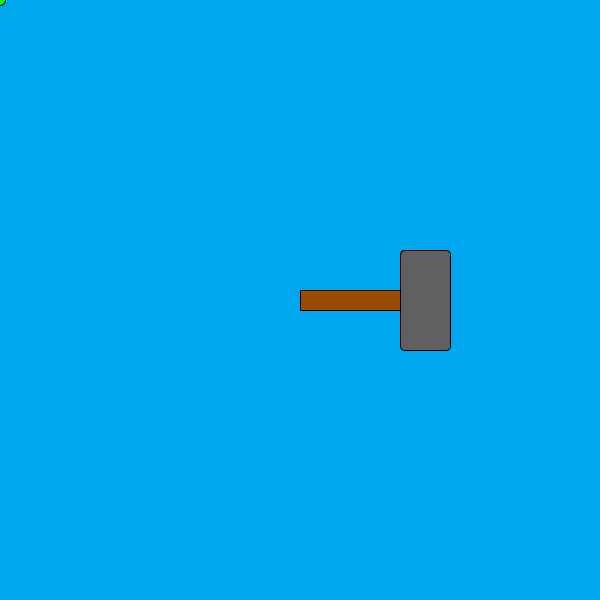
Frame 1 (no input)
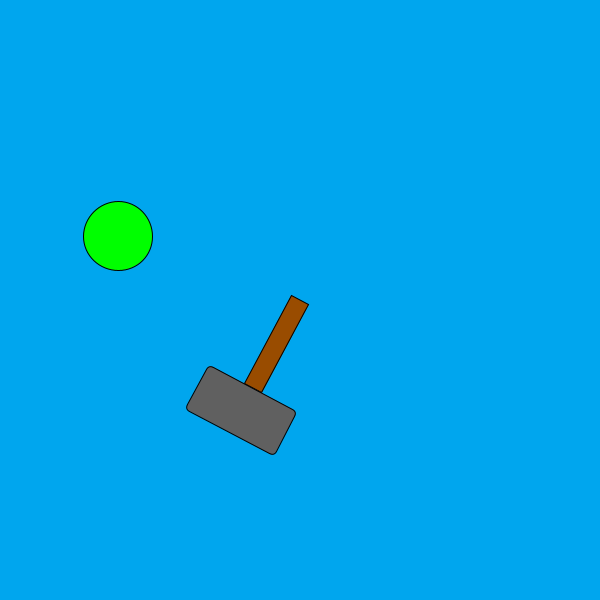
Frame 60 (the mouse pressed at the canvas centre just before this capture)
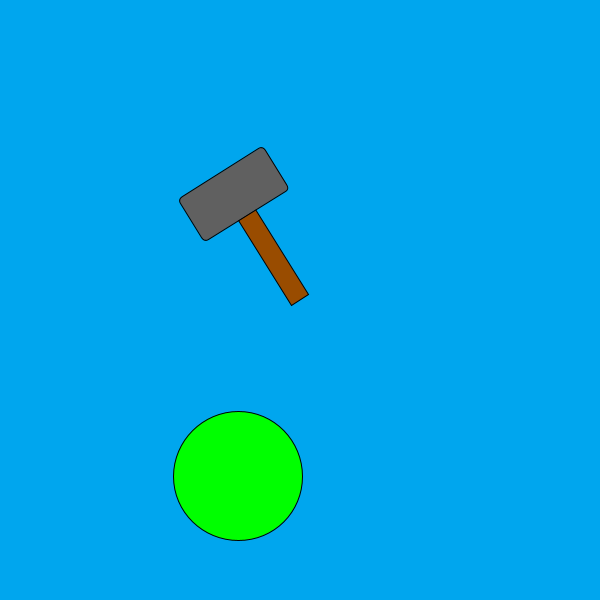
Frame 120 (the mouse held since frame 60 and released just before this capture)

The Processing sketch that drew these frames (run headless with seeded random() and noise(); from frame 60 on, the mouse is pressed at the canvas centre):

// Processing sketch: Setup_draw_teen
// ── Setup_draw_teen.pde
int x = 0;
int y = 0;
float angle = 0;
int rad = 10;
void setup() {
  size(600,600);
  background(0,166,238);
}

void draw() {
  background(0,166,238);
 
  fill(0,255,0);
  circle(x, y, rad);
  rad = rad + 1;
  x = x + 2;
  y = y + 4;
  
  translate(300,300);
  rotate(angle);
  fill(153,76,0);
  rect(0, -10,100,20);
  fill(96,96,96);
  rect(100,50,50,-100,5);
  angle = angle + PI / 90.0;
}
